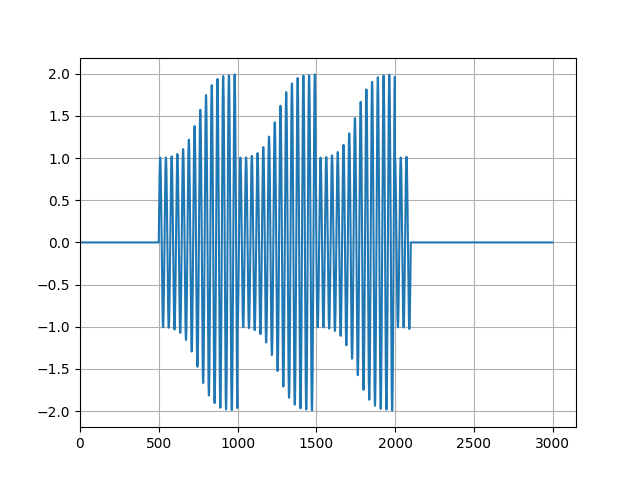

Here is the Python script that generated this plot:
import matplotlib.pyplot as plt
from q03 import stft
from q04 import sin, hamming
from q06 import istft

L = 1000
S = 500
sec = 0.1
freq = 440
fs = 16000
x = sin(1, freq, fs, sec)
w = hamming(L)

X = stft(L, S, w, x)
x_istft = istft(S, w, X)

plt.plot(x_istft)
plt.grid()
plt.xlim(0)
plt.savefig('skotsugi/chapter04/q07.png')